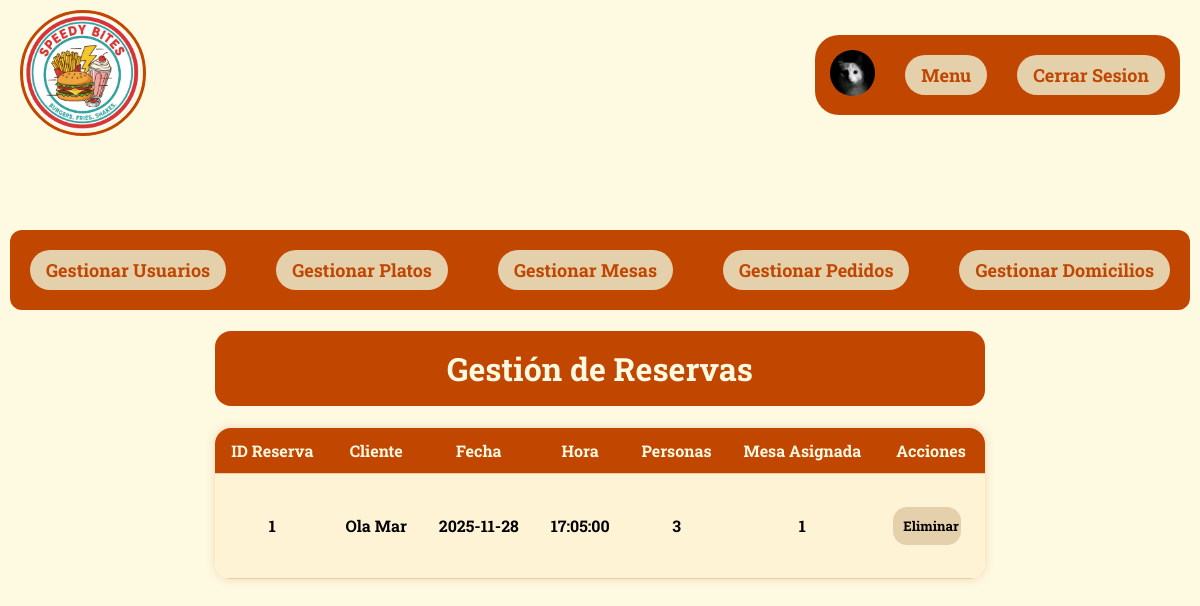
Page /Vista/html/reservas.php (signed in) on the committed database.
### tables this page shows
CREATE TABLE `reservas` (
  `ID_RE` int(11) NOT NULL,
  `NumeroPersonas` int(11) DEFAULT NULL,
  `FechaReserva` date DEFAULT NULL,
  `HoraReserva` time DEFAULT NULL,
  `ID_User` int(11) DEFAULT NULL,
  `ID_M` int(11) DEFAULT NULL
);

CREATE TABLE `usuarios` (
  `ID_User` int(5) NOT NULL,
  `Nombre` varchar(100) DEFAULT NULL,
  `Apellido` varchar(100) DEFAULT NULL,
  `Email` varchar(100) DEFAULT NULL,
  `Passwrd` varchar(255) DEFAULT NULL,
  `Rolusu` varchar(100) DEFAULT NULL,
  `Telefono` varchar(15) DEFAULT NULL,
  `ImagenPerfil` blob DEFAULT NULL
);

CREATE TABLE `mesas` (
  `ID_R` int(5) NOT NULL,
  `NumeroMesa` int(11) NOT NULL,
  `Capacidad` int(50) NOT NULL,
  `Ubicacion` varchar(255) NOT NULL,
  `Disponibilidad` tinyint(1) NOT NULL
);

### Configuracion/conexion.php (called while the page is built, shortened)
<?php
class DB{
    private static $host = "localhost";
    private static $dbname = "resad";
    private static $username = "Adless";
    private static $password = "115";
    private static $charset = "utf8mb4";
    private static $pdo = null;
    public static function connect(){
        if(self::$pdo === null){
            try{
                $dn = "mysql:host=". self::$host.";dbname=". self::$dbname.";charset=".self::$charset;
                self::$pdo = new PDO($dn,self::$username,self::$password);
                self::$pdo->setAttribute(PDO::ATTR_ERRMODE, PDO::ERRMODE_EXCEPTION);
            }
            catch(PDOException $e){
                die("Error de conexion".$e -> getMessage());
            }
        }
        return self::$pdo;
    }
}
?>

### Modelo/ModeloReservas.php (called while the page is built, shortened)
<?php
require_once(ROOT_PATH . 'Configuracion/conexion.php');
class Reservas {
    public $db;
    public function __construct() {
        $this->db = DB::connect();
    }
    public function obtenerReservas() {
        $sql = "SELECT
                    r.*,
                    m.NumeroMesa,
                    u.Nombre,
                    u.Apellido
                FROM
                    reservas r
                JOIN
                    mesas m ON r.ID_M = m.ID_R
                JOIN
                    usuarios u ON r.ID_User = u.ID_User";
        $stmt = $this->db->query($sql);
        return $stmt->fetchAll(PDO::FETCH_ASSOC);
    }
}
?>

### Vista/html/reservas.php (the view, shortened to what this page needs)
<?php
require_once '../../Modelo/ModeloReservas.php';
$usuario = $_SESSION['usuario_logueado'];
$modelReservas = new Reservas();
$reservas = [];
if ($usuario['Rolusu'] === 'Administrador') {
    $reservas = $modelReservas->obtenerReservas();
} else {
    $reservas = $modelReservas->obtenerReservas();
}
?>
<!DOCTYPE html>
<html lang="es">
<head>
    <link href="../css/perfil.css" rel="stylesheet">
</head>
<body>
<?php if ($usuario): ?>
    <?php if ($usuario['Rolusu'] === 'Administrador'): ?>
        <nav>
            <ul>
                <li>
                    <a href="../../index.php">
                        <img src="../img/Logo.png" id="logo" alt="Logo">
                    </a>
                </li>
                <div id="navbotones">
                    <li>
                        <a href="./perfil.php">
                            <img id="fpp" src="../img/uP/<?= htmlspecialchars($usuario['ImagenPerfil'] ?? 'default.png') ?>" alt="Foto de perfil">
                        </a>
                    </li>
                    <li><a class="botonesnav" href="./menu.php">Menu</a></li>
                    <li><a class="botonesnav" href="../../Controlador/usuarioController.php?action=cerrarSesion">Cerrar Sesion</a></li>
                </div>
            </ul>
        </nav>
    <?php endif; ?>
<?php endif; ?>
<div class="Contenedor">
    <?php if ($usuario['Rolusu'] === 'Administrador'): ?>
 <div id="opciones">
        <a class="botonesnav" href="./perfil.php">Gestionar Usuarios</a>
        <a class="botonesnav" href="./rplato.php">Gestionar Platos</a>
        <a class="botonesnav" href="./mesas.php">Gestionar Mesas</a>
        <a class="botonesnav" href="./pedidos.php">Gestionar Pedidos</a>
        <a class="botonesnav" href="./domicilios.php">Gestionar Domicilios</a>
    </div>
        <div class="GesReservas">
            <h1 class="Crear">Gestión de Reservas</h1>
            <table>
                <tr>
                    <th>ID Reserva</th>
                    <th>Cliente</th>
                    <th>Fecha</th>
                    <th>Hora</th>
                    <th>Personas</th>
                    <th>Mesa Asignada</th>
                    <th>Acciones</th>
                </tr>
                <?php foreach ($reservas as $r): ?>
                    <tr>
                        <td><?= htmlspecialchars($r['ID_RE']) ?></td>
                        <td><?= htmlspecialchars($r['Nombre']) ?> <?= htmlspecialchars($r['Apellido']) ?></td>
                        <td><?= htmlspecialchars($r['FechaReserva']) ?></td>
                        <td><?= htmlspecialchars($r['HoraReserva']) ?></td>
                        <td><?= htmlspecialchars($r['NumeroPersonas']) ?></td>
                        <td><?= htmlspecialchars($r['NumeroMesa']) ?></td>
                        <td>
                            <form method="POST" action="../../Controlador/reservaController.php?action=EliminarR" style="display: inline;">
                                <button id="btn" type="submit" class="delete">Eliminar</button>
                            </form>
                        </td>
                    </tr>
                <?php endforeach; ?>
            </table>
        </div>
    <?php endif; ?>
</div>
</body>
</html>

### Vista/css/perfil.css (style rules this page uses)
* { text-decoration: none; text-decoration-line: none; }
body { font-family: "Roboto Slab", serif; font-optical-sizing: auto; font-weight: bold; font-style: normal; background-color: #FEF9E1; margin: 0; padding: 0; width: 100%; }
nav { width: 100%; }
ul { list-style-type: none; display: flex; justify-content: space-between; align-items: center; padding: 10px 20px; margin: 0; }
#logo { width: 120px; border: #C14600 3px solid; border-radius: 100%; }
#navbotones { background-color: #C14600; display: flex; justify-content: center; align-items: center; gap: 30px; padding: 15px; border-radius: 24px; }
.botonesnav { display: block; color: #C14600; padding: 8px 16px; text-decoration: none; font-size: 18px; background-color: #E5D0AC; border-radius: 26px; transition: 0.2s ease-out; white-space: nowrap; }
.Contenedor { display: flex; margin-top: 30px; margin-bottom: 50px; flex-direction: column; align-items: center; text-align: center; justify-content: center; padding: 20px; }
#fpp { width: 45px; border-radius: 100%; }
#opciones { display: flex; flex-direction: row; gap: 50px; margin-top: 30px; padding: 20px; border-radius: 12px; background-color: #C14600; }
.Crear, .Editar, .Reserva { background-color: #C14600; display: flex; flex-direction: row; width: 100%; border-radius: 16px; padding: 16px; color: #FEF9E1; align-items: center; justify-content: center; box-sizing: border-box; gap: 15px; }
#btn { padding: 10px; display: block; width: 90%; max-width: 200px; background-color: #E5D0AC; border-radius: 14px; border: none; font-family: "Roboto Slab", serif; font-optical-sizing: auto; font-weight: bold; font-style: normal; cursor: pointer; transition: 0.2s ease-out; text-align: center; }
table { width: 100%; max-width: 1000px; border-collapse: collapse; margin: 0 auto; font-family: "Roboto Slab", serif; background-color: #FEF9E1; box-shadow: 0 0 10px rgba(193, 70, 0, 0.2); border-radius: 16px; overflow: hidden; }
table th, table td { padding: 12px 16px; text-align: center; border-bottom: 1px solid #E5D0AC; }
table th { background-color: #C14600; color: #FEF9E1; font-weight: bold; font-size: 1em; }
table tr:nth-child(even) { background-color: #FFF3D6; }
table td form { display: inline-block; margin: 0 4px; }
table td button { padding: 6px 12px; background-color: #E5D0AC; border: none; border-radius: 10px; font-family: "Roboto Slab", serif; font-weight: bold; cursor: pointer; transition: background-color 0.2s ease-out; }

### rows in the picture
reservas: ID_RE "1", ID_User.Nombre "Ola", ID_User.Apellido "Mar", FechaReserva "2025-11-28", HoraReserva "17:05:00", NumeroPersonas "3", ID_M.NumeroMesa "1"
